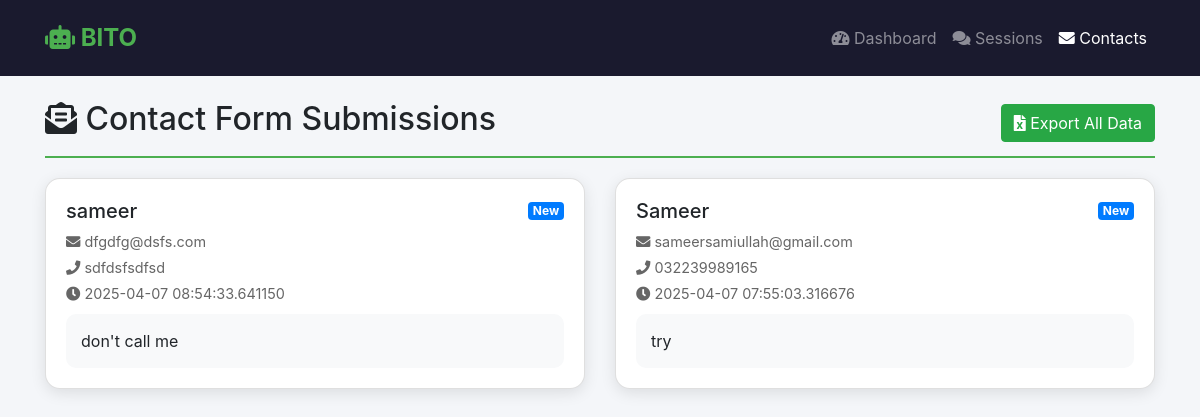
Before: /contacts (signed in) with the older database file.
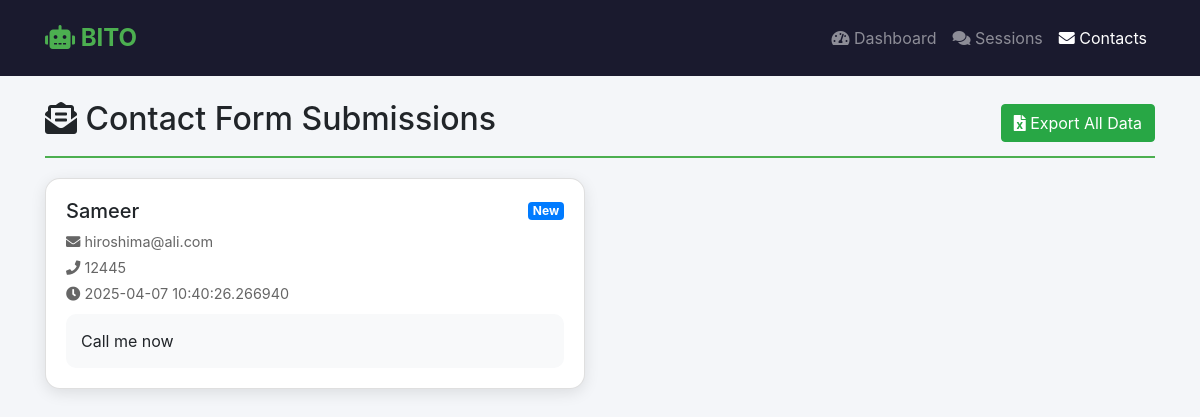
After: the same page with the newer database file.
### tables this page shows
CREATE TABLE contact_forms (
	id INTEGER NOT NULL, 
	name VARCHAR(100) NOT NULL, 
	email VARCHAR(100) NOT NULL, 
	phone VARCHAR(20) NOT NULL, 
	message TEXT, 
	submission_date DATETIME, 
	status VARCHAR(20), 
	session_id VARCHAR(36), 
	PRIMARY KEY (id)
);

### admin_panel/app.py (the view)
@app.route('/contacts')
@admin_required
def view_contacts():
    try:
        conn = get_db_connection()
        cursor = conn.cursor()
        cursor.execute('SELECT * FROM contact_forms ORDER BY submission_date DESC')
        contacts = cursor.fetchall()
        conn.close()
        return render_template('contacts.html', contacts=contacts)
    except sqlite3.Error as e:
        return "Database error", 500

### admin_panel/app.py (called while the page is built)
def admin_required(f):
    @wraps(f)
    def decorated_function(*args, **kwargs):
        if 'admin_logged_in' not in session:
            return redirect(url_for('login'))
        return f(*args, **kwargs)
    return decorated_function

def get_db_connection():
    try:
        conn = sqlite3.connect(DATABASE_PATH)
        conn.row_factory = sqlite3.Row
        return conn
    except sqlite3.Error as e:
        print(f"Database error: {e}")
        return None

### admin_panel/templates/contacts.html (shortened to what this page needs)
<!DOCTYPE html>
<html>
<head>
    <link rel="stylesheet" href="https://stackpath.bootstrapcdn.com/bootstrap/4.5.2/css/bootstrap.min.css">
    <link rel="stylesheet" href="https://cdnjs.cloudflare.com/ajax/libs/font-awesome/5.15.4/css/all.min.css">
</head>
<body>
    <nav class="navbar navbar-expand-lg navbar-dark navbar-bito">
        <div class="container">
            <a class="navbar-brand" href="#"><i class="fas fa-robot"></i> BITO</a>
            <div class="navbar-nav ml-auto">
                <a class="nav-item nav-link" href="{{ url_for('dashboard') }}">
                    <i class="fas fa-tachometer-alt"></i> Dashboard
                </a>
                <a class="nav-item nav-link" href="{{ url_for('view_sessions') }}">
                    <i class="fas fa-comments"></i> Sessions
                </a>
                <a class="nav-item nav-link active" href="{{ url_for('view_contacts') }}">
                    <i class="fas fa-envelope"></i> Contacts
                </a>
            </div>
        </div>
    </nav>
    <div class="container mt-4">
        <div class="contact-header d-flex justify-content-between align-items-center">
            <h2><i class="fas fa-envelope-open-text"></i> Contact Form Submissions</h2>
            <a href="{{ url_for('export_data') }}" class="btn btn-success">
                <i class="fas fa-file-excel"></i> Export All Data
            </a>
        </div>
        <div class="row">
            {% for contact in contacts %}
            <div class="col-md-6">
                <div class="card contact-card">
                    <div class="card-body">
                        <div class="d-flex justify-content-between align-items-center">
                            <h5 class="card-title mb-0">{{ contact['name'] }}</h5>
                            <span class="badge badge-primary">New</span>
                        </div>
                        <div class="contact-info mt-2">
                            <p class="mb-1">
                                <i class="fas fa-envelope"></i> {{ contact['email'] }}
                            </p>
                            <p class="mb-1">
                                <i class="fas fa-phone"></i> {{ contact['phone'] }}
                            </p>
                            <p class="mb-1">
                                <i class="fas fa-clock"></i> {{ contact['submission_date'] }}
                            </p>
                        </div>
                        <div class="message-content">
                            <p class="mb-0">{{ contact['message'] }}</p>
                        </div>
                    </div>
                </div>
            </div>
            {% endfor %}
        </div>
    </div>
</body>
</html>

### admin_panel/templates/contacts.html (style rules this page uses)
body { background: #f4f6f9; }
.navbar-bito { background: #1a1a2e; padding: 15px 0; }
.navbar-brand { color: #4CAF50 !important; font-size: 1.5em; font-weight: bold; }
.contact-card { border-radius: 15px; box-shadow: 0 4px 15px rgba(0,0,0,0.1); transition: transform 0.2s; margin-bottom: 20px; }
.message-content { background: #f8f9fa; border-radius: 10px; padding: 15px; margin-top: 10px; }
.contact-info { color: #666; font-size: 0.9em; }
.contact-header { border-bottom: 2px solid #4CAF50; padding-bottom: 10px; margin-bottom: 20px; }

Changed rows visible on the page:
removed contact_forms: name "sameer", email "dfgdfg@dsfs.com", phone "sdfdsfsdfsd", submission_date "2025-04-07 08:54:33.641150", message "don't call me"
changed contact_forms "Sameer": email "sameersamiullah@gmail.com" → "hiroshima@ali.com"; phone "032239989165" → "12445"; submission_date "2025-04-07 07:55:03.316676" → "2025-04-07 10:40:26.266940"; message "try" → "Call me now"
